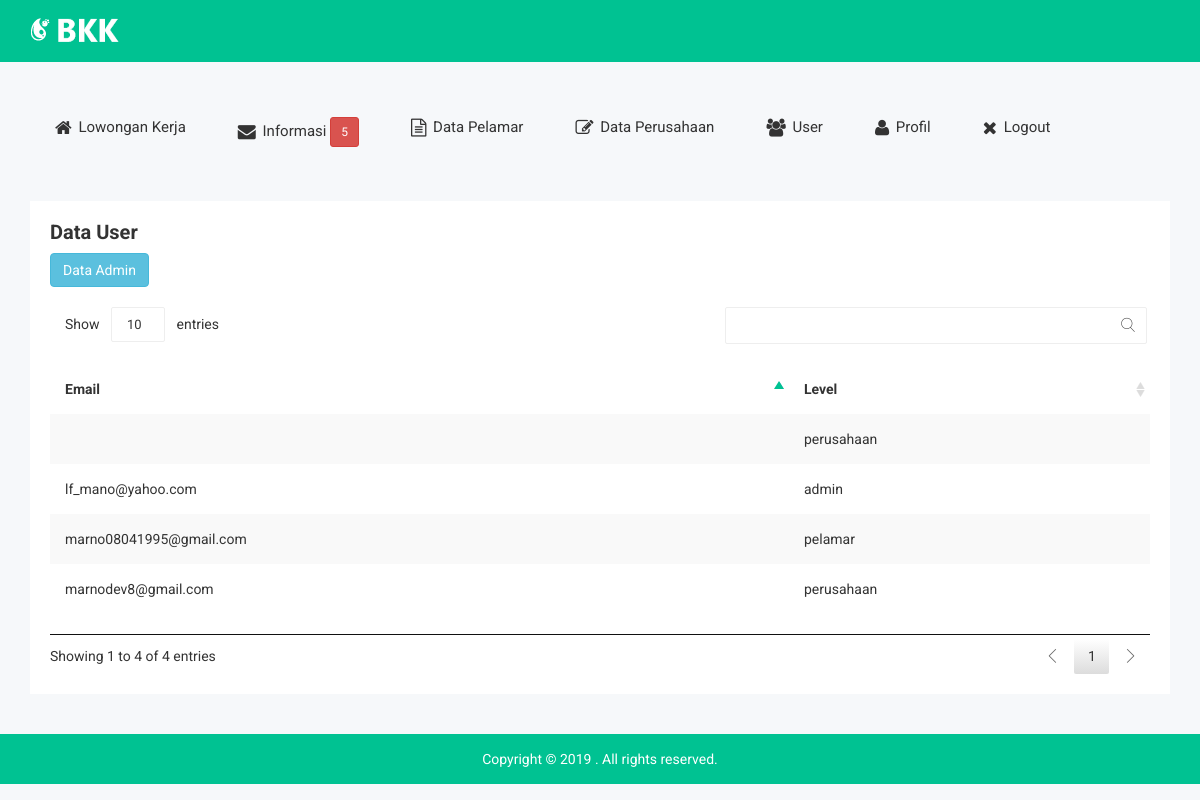
The page /user.php (signed in) on the database its author committed.
### tables this page shows
CREATE TABLE `user` (
  `id_user` int(11) NOT NULL AUTO_INCREMENT,
  `email` varchar(100) DEFAULT NULL,
  `password` varchar(100) DEFAULT NULL,
  `level` varchar(20) DEFAULT NULL,
  PRIMARY KEY (`id_user`)
);

### user.php (the view, shortened to what this page needs)
<!doctype html>
<html class="no-js" lang="">
<head>
    <link rel="stylesheet" href="css/bootstrap.min.css">
    <link rel="stylesheet" href="css/font-awesome.min.css">
    <link rel="stylesheet" href="css/owl.carousel.css">
    <link rel="stylesheet" href="css/owl.theme.css">
    <link rel="stylesheet" href="css/owl.transitions.css">
    <link rel="stylesheet" href="css/meanmenu/meanmenu.min.css">
    <link rel="stylesheet" href="css/animate.css">
    <link rel="stylesheet" href="css/normalize.css">
    <link rel="stylesheet" href="css/scrollbar/jquery.mCustomScrollbar.min.css">
    <link rel="stylesheet" href="css/jvectormap/jquery-jvectormap-2.0.3.css">
    <link rel="stylesheet" href="css/notika-custom-icon.css">
    <link rel="stylesheet" href="css/wave/waves.min.css">
    <link rel="stylesheet" href="css/main.css">
    <link rel="stylesheet" href="style.css">
    <link rel="stylesheet" href="css/responsive.css">
    <link rel="stylesheet" href="css/jquery.dataTables.min.css">
</head>
<body>
    <div class="header-top-area">
        <div class="container">
            <div class="row">
                <div class="col-lg-4 col-md-4 col-sm-12 col-xs-12">
                    <div class="logo-area">
                        <a href="#"><img src="img/logo/logo.png" alt="" /></a>
                    </div>
                </div>
            </div>
        </div>
    </div>
    <?php
    if($_SESSION['level']=="admin")
    {
        include('headerAdmin.php');
    }
    else
    {
        include('headerPerusahaan.php');
    }
    ?>
    <?php
    include_once "config.php";
    $result = mysqli_query($conn, "SELECT * FROM user ORDER BY id_user ASC");
    ?>
    <div class="data-table-area">
        <div class="container">
            <div class="row">
                <div class="col-lg-12 col-md-12 col-sm-12 col-xs-12">
                    <div class="data-table-list">
                        <div class="basic-tb-hd">
                            <h2>Data User</h2>
                            <a href="admin.php"><button class="btn btn-info btn-icon-notika">Data Admin</button></a>
                        </div>
                        <div class="table-responsive">
                            <table id="data-table-basic" class="table table-striped">
                                <thead>
                                    <tr>
                                        <th>Email</th>
                                        <th>Level</th>
                                    </tr>
                                </thead>
                                <tbody>
                                   <?php
                                    while($data = mysqli_fetch_array($result)) {
                                        echo"<tr>";
                                        echo "<td>" .$data['email']. "</td>";
                                        echo "<td>".$data['level']."</td>";
                                        echo"</tr>";
                                    }
                                    ?>
                            </table>
                        </div>
                    </div>
                </div>
            </div>
        </div>
    </div>
    <div class="footer-copyright-area">
        <div class="container">
            <div class="row">
                <div class="col-lg-12 col-md-12 col-sm-12 col-xs-12">
                    <div class="footer-copy-right">
                        <p>Copyright © 2019
. All rights reserved.</p>
                    </div>
                </div>
            </div>
        </div>
    </div>
</body>
</html>

### css/main.css (style rules this page uses)
html { color: #222; font-size: 1em; line-height: 1.4; }
audio, canvas, iframe, img, svg, video { vertical-align: middle; }

### rows shown on the page
user: email "lf_mano@yahoo.com", level "admin"
user: email "marnodev8@gmail.com", level "perusahaan"
user: level "perusahaan"
user: email "marno08041995@gmail.com", level "pelamar"

### other values the page prints
$hasil['hitung'] "5"
